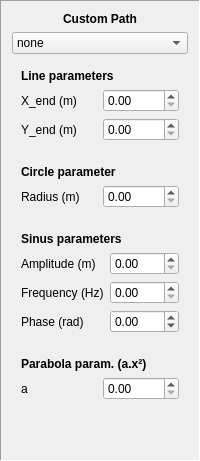
                    <widget class="QFrame" name="frame_8">
                     <property name="sizePolicy">
                      <sizepolicy hsizetype="Preferred" vsizetype="Minimum">
                       <horstretch>0</horstretch>
                       <verstretch>0</verstretch>
                      </sizepolicy>
                     </property>
                     <property name="frameShape">
                      <enum>QFrame::Panel</enum>
                     </property>
                     <property name="frameShadow">
                      <enum>QFrame::Sunken</enum>
                     </property>
                     <property name="lineWidth">
                      <number>1</number>
                     </property>
                     <layout class="QVBoxLayout" name="verticalLayout_39">
                      <item>
                       <widget class="QLabel" name="label_31">
                        <property name="font">
                         <font>
                          <weight>75</weight>
                          <italic>false</italic>
                          <bold>true</bold>
                          <strikeout>false</strikeout>
                         </font>
                        </property>
                        <property name="text">
                         <string>Custom Path</string>
                        </property>
                        <property name="alignment">
                         <set>Qt::AlignCenter</set>
                        </property>
                       </widget>
                      </item>
                      <item>
                       <widget class="QComboBox" name="comboBox">
                        <property name="insertPolicy">
                         <enum>QComboBox::InsertAlphabetically</enum>
                        </property>
                        <item>
                         <property name="text">
                          <string>none</string>
                         </property>
                        </item>
                        <item>
                         <property name="text">
                          <string>line</string>
                         </property>
                        </item>
                        <item>
                         <property name="text">
                          <string>circle</string>
                         </property>
                        </item>
                        <item>
                         <property name="text">
                          <string>sinusoid</string>
                         </property>
                        </item>
                        <item>
                         <property name="text">
                          <string>parabola</string>
                         </property>
                        </item>
                        <item>
                         <property name="text">
                          <string>Biagiotti</string>
                         </property>
                        </item>
                       </widget>
                      </item>
                      <item>
                       <widget class="QWidget" name="widget_14" native="true">
                        <layout class="QVBoxLayout" name="verticalLayout_36">
                         <item>
                          <widget class="QLabel" name="label_36">
                           <property name="font">
                            <font>
                             <weight>75</weight>
                             <bold>true</bold>
                            </font>
                           </property>
                           <property name="text">
                            <string>Line parameters</string>
                           </property>
                          </widget>
                         </item>
                         <item>
                          <layout class="QHBoxLayout" name="horizontalLayout_7">
                           <item>
                            <layout class="QGridLayout" name="gridLayout_9">
                             <item row="0" column="0">
                              <widget class="QLabel" name="label_37">
                               <property name="text">
                                <string>X_end (m)</string>
                               </property>
                              </widget>
                             </item>
                             <item row="1" column="0">
                              <widget class="QLabel" name="label_38">
                               <property name="text">
                                <string>Y_end (m)</string>
                               </property>
                              </widget>
                             </item>
                            </layout>
                           </item>
                           <item>
                            <layout class="QGridLayout" name="gridLayout_8">
                             <item row="0" column="0">
                              <widget class="QDoubleSpinBox" name="doubleSpinBox_xend"/>
                             </item>
                             <item row="1" column="0">
                              <widget class="QDoubleSpinBox" name="doubleSpinBox_yend"/>
                             </item>
                            </layout>
                           </item>
                          </layout>
                         </item>
                        </layout>
                       </widget>
                      </item>
                      <item>
                       <widget class="QWidget" name="widget_5" native="true">
                        <layout class="QVBoxLayout" name="verticalLayout_38">
                         <item>
                          <widget class="QLabel" name="label_35">
                           <property name="font">
                            <font>
                             <weight>75</weight>
                             <bold>true</bold>
                            </font>
                           </property>
                           <property name="text">
                            <string>Circle parameter</string>
                           </property>
                          </widget>
                         </item>
                         <item>
                          <layout class="QGridLayout" name="gridLayout_5">
                           <item row="0" column="0">
                            <widget class="QLabel" name="label_32">
                             <property name="text">
                              <string>Radius (m)</string>
                             </property>
                            </widget>
                           </item>
                           <item row="0" column="1">
                            <widget class="QDoubleSpinBox" name="doubleSpinBox_Radius">
                             <property name="maximum">
                              <double>10.000000000000000</double>
                             </property>
                             <property name="singleStep">
                              <double>0.010000000000000</double>
                             </property>
                            </widget>
                           </item>
                          </layout>
                         </item>
                        </layout>
                       </widget>
                      </item>
                      <item>
                       <widget class="QWidget" name="widget_22" native="true">
                        <layout class="QVBoxLayout" name="verticalLayout_13">
                         <item>
                          <widget class="QLabel" name="label_42">
                           <property name="font">
                            <font>
                             <weight>75</weight>
                             <bold>true</bold>
                            </font>
                           </property>
                           <property name="text">
                            <string>Sinus parameters</string>
                           </property>
                          </widget>
                         </item>
                         <item>
                          <layout class="QHBoxLayout" name="horizontalLayout_6">
                           <item>
                            <layout class="QGridLayout" name="gridLayout_12">
                             <item row="0" column="0">
                              <widget class="QLabel" name="label_45">
                               <property name="text">
                                <string>Amplitude (m)</string>
                               </property>
                              </widget>
                             </item>
                             <item row="1" column="0">
                              <widget class="QLabel" name="label_44">
                               <property name="text">
                                <string>Frequency (Hz)</string>
                               </property>
                              </widget>
                             </item>
                             <item row="2" column="0">
                              <widget class="QLabel" name="label_41">
                               <property name="text">
                                <string>Phase (rad)</string>
                               </property>
                              </widget>
                             </item>
                            </layout>
                           </item>
                           <item>
                            <layout class="QGridLayout" name="gridLayout_11">
                             <item row="0" column="0">
                              <widget class="QDoubleSpinBox" name="doubleSpinBox_amplitude">
                               <property name="maximum">
                                <double>1.000000000000000</double>
                               </property>
                               <property name="singleStep">
                                <double>0.010000000000000</double>
                               </property>
                              </widget>
                             </item>
                             <item row="1" column="0">
                              <widget class="QDoubleSpinBox" name="doubleSpinBox_frequency">
                               <property name="minimum">
                                <double>0.000000000000000</double>
                               </property>
                               <property name="maximum">
                                <double>100.000000000000000</double>
                               </property>
                              </widget>
                             </item>
                             <item row="2" column="0">
                              <widget class="QDoubleSpinBox" name="doubleSpinBox_phase">
                               <property name="minimum">
                                <double>-3.140000000000000</double>
                               </property>
                               <property name="maximum">
                                <double>3.140000000000000</double>
                               </property>
                               <property name="singleStep">
                                <double>0.100000000000000</double>
                               </property>
                              </widget>
                             </item>
                            </layout>
                           </item>
                          </layout>
                         </item>
                        </layout>
                       </widget>
                      </item>
                      <item>
                       <widget class="QWidget" name="widget_18" native="true">
                        <layout class="QVBoxLayout" name="verticalLayout_37">
                         <item>
                          <widget class="QLabel" name="label_39">
                           <property name="font">
                            <font>
                             <weight>75</weight>
                             <bold>true</bold>
                            </font>
                           </property>
                           <property name="text">
                            <string>Parabola param. (a.x²)</string>
                           </property>
                           <property name="alignment">
                            <set>Qt::AlignLeading|Qt::AlignLeft|Qt::AlignVCenter</set>
                           </property>
                          </widget>
                         </item>
                         <item>
                          <layout class="QGridLayout" name="gridLayout_10">
                           <item row="0" column="0">
                            <widget class="QLabel" name="label_40">
                             <property name="text">
                              <string>a</string>
                             </property>
                            </widget>
                           </item>
                           <item row="0" column="1">
                            <widget class="QDoubleSpinBox" name="doubleSpinBox_a"/>
                           </item>
                          </layout>
                         </item>
                        </layout>
                       </widget>
                      </item>
                      <item>
                       <spacer name="verticalSpacer_4">
                        <property name="orientation">
                         <enum>Qt::Vertical</enum>
                        </property>
                        <property name="sizeHint" stdset="0">
                         <size>
                          <width>20</width>
                          <height>40</height>
                         </size>
                        </property>
                       </spacer>
                      </item>
                     </layout>
                    </widget>
